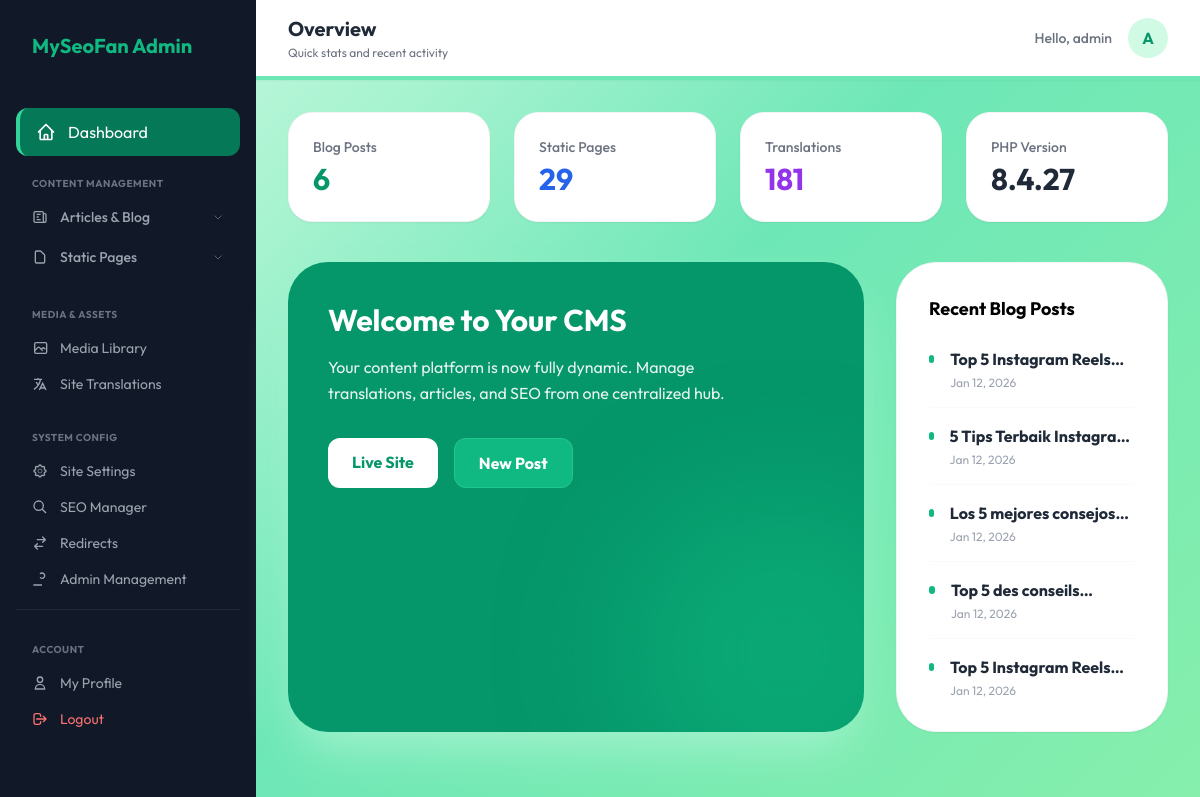
Page /admin/dashboard.php (signed in) on the committed database.
### tables this page shows
CREATE TABLE blog_posts (id INTEGER PRIMARY KEY AUTOINCREMENT, title TEXT, slug TEXT UNIQUE, content TEXT, thumbnail TEXT, lang_code TEXT DEFAULT 'en', meta_title TEXT, meta_description TEXT, created_at DATETIME DEFAULT CURRENT_TIMESTAMP, category TEXT DEFAULT 'General', translation_group TEXT, status TEXT DEFAULT 'published', tags TEXT DEFAULT '');

### admin/dashboard.php (the view, shortened to what this page needs)
<?php
require_once '../includes/db.php';
$postCount = $pdo->query("SELECT COUNT(*) FROM blog_posts")->fetchColumn();
$pageCount = $pdo->query("SELECT COUNT(*) FROM pages")->fetchColumn();
$transCount = $pdo->query("SELECT COUNT(*) FROM translations")->fetchColumn();
$recentPosts = $pdo->query("SELECT title, created_at FROM blog_posts ORDER BY created_at DESC LIMIT 5")->fetchAll();
?>
<!DOCTYPE html>
<html lang="en">
<head>
    <script src="https://cdn.tailwindcss.com"></script>
</head>
<body class="flex">
    <?php include 'includes/sidebar.php'; ?>
    <main class="flex-1 min-h-screen">
        <header class="bg-white border-b-4 border-emerald-300 px-8 h-20 flex items-center justify-between shadow-sm">
            <div>
                <h3 class="text-xl font-bold text-gray-800">Overview</h3>
                <p class="text-xs text-gray-500 mt-0.5">Quick stats and recent activity</p>
            </div>
            <div class="flex items-center gap-4">
                <span class="text-sm font-medium text-gray-500">Hello,
                    <?php echo htmlspecialchars($_SESSION['username']); ?>
                </span>
                <div
                    class="w-10 h-10 bg-emerald-100 text-emerald-600 rounded-full flex items-center justify-center font-bold">
                    A</div>
            </div>
        </header>
        <div class="p-8">
            <div class="grid grid-cols-1 md:grid-cols-4 gap-6 mb-10">
                <div class="bg-white p-6 rounded-3xl shadow-sm border border-gray-100">
                    <p class="text-sm text-gray-500 font-medium mb-1">Blog Posts</p>
                    <h4 class="text-3xl font-bold text-emerald-600"><?php echo $postCount; ?></h4>
                </div>
                <div class="bg-white p-6 rounded-3xl shadow-sm border border-gray-100">
                    <p class="text-sm text-gray-500 font-medium mb-1">Static Pages</p>
                    <h4 class="text-3xl font-bold text-blue-600"><?php echo $pageCount; ?></h4>
                </div>
                <div class="bg-white p-6 rounded-3xl shadow-sm border border-gray-100">
                    <p class="text-sm text-gray-500 font-medium mb-1">Translations</p>
                    <h4 class="text-3xl font-bold text-purple-600"><?php echo $transCount; ?></h4>
                </div>
                <div class="bg-white p-6 rounded-3xl shadow-sm border border-gray-100">
                    <p class="text-sm text-gray-500 font-medium mb-1">PHP Version</p>
                    <h4 class="text-3xl font-bold text-gray-800"><?php echo phpversion(); ?></h4>
                </div>
            </div>
            <div class="grid md:grid-cols-3 gap-8 mb-10">
                <div
                    class="md:col-span-2 bg-emerald-600 rounded-[2.5rem] p-10 text-white relative overflow-hidden shadow-2xl shadow-emerald-200">
                    <div class="relative z-10">
                        <h2 class="text-3xl font-bold mb-4">Welcome to Your CMS</h2>
                        <p class="opacity-90 leading-relaxed max-w-md">
                            Your content platform is now fully dynamic. Manage translations, articles, and SEO from one
                            centralized hub.
                        </p>
                        <div class="flex gap-4 mt-8">
                            <a href="../index.php" target="_blank"
                                class="px-6 py-3 bg-white text-emerald-600 rounded-xl font-bold hover:bg-gray-100 transition-all">
                                Live Site
                            </a>
                            <a href="blog.php?action=add"
                                class="px-6 py-3 bg-emerald-500 text-white rounded-xl font-bold hover:bg-emerald-400 transition-all border border-emerald-400/50">
                                New Post
                            </a>
                        </div>
                    </div>
                    <div
                        class="absolute -right-20 -bottom-20 w-80 h-80 bg-emerald-500 rounded-full opacity-50 blur-3xl">
                    </div>
                </div>
                <div class="bg-white p-8 rounded-[2.5rem] shadow-sm border border-gray-100">
                    <h4 class="text-lg font-bold mb-6">Recent Blog Posts</h4>
                    <div class="space-y-4">
                        <?php foreach ($recentPosts as $p): ?>
                            <div class="flex items-start gap-4 pb-4 border-b border-gray-50 last:border-0 last:pb-0">
                                <div class="w-2 h-2 mt-2 bg-emerald-500 rounded-full"></div>
                                <div>
                                    <p class="font-bold text-gray-800 line-clamp-1">
                                        <?php echo htmlspecialchars($p['title']); ?>
                                    </p>
                                    <p class="text-xs text-gray-400 mt-1">
                                        <?php echo date('M d, Y', strtotime($p['created_at'])); ?>
                                    </p>
                                </div>
                            </div>
                        <?php endforeach; ?>
                    </div>
                </div>
            </div>
        </div>
    </main>
</body>
</html>

### admin/dashboard.php (style rules this page uses)
body { font-family: 'Outfit', sans-serif; background: linear-gradient(135deg, #d1fae5 0%, #a7f3d0 25%, #6ee7b7 50%, #86efac 100%); min-height: 100vh; }

### rows in the picture
blog_posts: title "Top 5 Instagram…", created_at "Jan 12, 2026"
blog_posts: title "5 Tips Terbaik…", created_at "Jan 12, 2026"
blog_posts: title "Los 5 mejores…", created_at "Jan 12, 2026"
blog_posts: title "Top 5 des…", created_at "Jan 12, 2026"
blog_posts: title "Top 5 Instagram…", created_at "Jan 12, 2026"

### other values in the picture
$_SESSION['username'] "admin"
$postCount "6"
$pageCount "29"
$transCount "181"
phpversion() "8.4.27"
